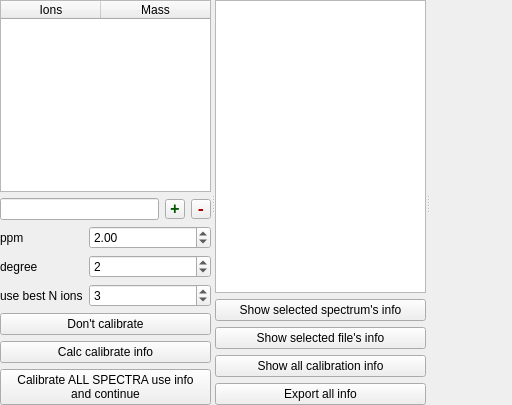
       <widget class="QWidget" name="calibrationTab">
        <attribute name="title">
         <string>Calibration</string>
        </attribute>
        <layout class="QHBoxLayout" name="horizontalLayout_5">
         <property name="leftMargin">
          <number>0</number>
         </property>
         <property name="topMargin">
          <number>0</number>
         </property>
         <property name="rightMargin">
          <number>0</number>
         </property>
         <property name="bottomMargin">
          <number>0</number>
         </property>
         <item>
          <widget class="QSplitter" name="calibrationSplitter">
           <property name="orientation">
            <enum>Qt::Horizontal</enum>
           </property>
           <widget class="QWidget" name="layoutWidget">
            <layout class="QVBoxLayout" name="verticalLayout_10">
             <item>
              <widget class="QTableWidget" name="calibrationIonsTableWidget">
               <property name="sizePolicy">
                <sizepolicy hsizetype="Preferred" vsizetype="Expanding">
                 <horstretch>0</horstretch>
                 <verstretch>0</verstretch>
                </sizepolicy>
               </property>
               <property name="editTriggers">
                <set>QAbstractItemView::NoEditTriggers</set>
               </property>
               <property name="horizontalScrollMode">
                <enum>QAbstractItemView::ScrollPerPixel</enum>
               </property>
               <attribute name="horizontalHeaderStretchLastSection">
                <bool>true</bool>
               </attribute>
               <column>
                <property name="text">
                 <string>Ions</string>
                </property>
               </column>
               <column>
                <property name="text">
                 <string>Mass</string>
                </property>
               </column>
              </widget>
             </item>
             <item>
              <layout class="QHBoxLayout" name="horizontalLayout_4">
               <item>
                <widget class="QLineEdit" name="calibrationLineEdit">
                 <property name="sizePolicy">
                  <sizepolicy hsizetype="Preferred" vsizetype="Fixed">
                   <horstretch>0</horstretch>
                   <verstretch>0</verstretch>
                  </sizepolicy>
                 </property>
                </widget>
               </item>
               <item>
                <widget class="QToolButton" name="calibrationAddIonToolButton">
                 <property name="maximumSize">
                  <size>
                   <width>20</width>
                   <height>20</height>
                  </size>
                 </property>
                 <property name="palette">
                  <palette>
                   <active>
                    <colorrole role="Text">
                     <brush brushstyle="SolidPattern">
                      <color alpha="255">
                       <red>0</red>
                       <green>0</green>
                       <blue>0</blue>
                      </color>
                     </brush>
                    </colorrole>
                    <colorrole role="ButtonText">
                     <brush brushstyle="SolidPattern">
                      <color alpha="255">
                       <red>0</red>
                       <green>85</green>
                       <blue>0</blue>
                      </color>
                     </brush>
                    </colorrole>
                   </active>
                   <inactive>
                    <colorrole role="Text">
                     <brush brushstyle="SolidPattern">
                      <color alpha="255">
                       <red>0</red>
                       <green>0</green>
                       <blue>0</blue>
                      </color>
                     </brush>
                    </colorrole>
                    <colorrole role="ButtonText">
                     <brush brushstyle="SolidPattern">
                      <color alpha="255">
                       <red>0</red>
                       <green>85</green>
                       <blue>0</blue>
                      </color>
                     </brush>
                    </colorrole>
                   </inactive>
                   <disabled>
                    <colorrole role="Text">
                     <brush brushstyle="SolidPattern">
                      <color alpha="255">
                       <red>120</red>
                       <green>120</green>
                       <blue>120</blue>
                      </color>
                     </brush>
                    </colorrole>
                    <colorrole role="ButtonText">
                     <brush brushstyle="SolidPattern">
                      <color alpha="255">
                       <red>120</red>
                       <green>120</green>
                       <blue>120</blue>
                      </color>
                     </brush>
                    </colorrole>
                   </disabled>
                  </palette>
                 </property>
                 <property name="font">
                  <font>
                   <family>Consolas</family>
                   <pointsize>12</pointsize>
                   <weight>75</weight>
                   <bold>true</bold>
                  </font>
                 </property>
                 <property name="text">
                  <string>+</string>
                 </property>
                </widget>
               </item>
               <item>
                <widget class="QToolButton" name="calibrationDelIonToolButton">
                 <property name="maximumSize">
                  <size>
                   <width>20</width>
                   <height>20</height>
                  </size>
                 </property>
                 <property name="palette">
                  <palette>
                   <active>
                    <colorrole role="ButtonText">
                     <brush brushstyle="SolidPattern">
                      <color alpha="255">
                       <red>170</red>
                       <green>0</green>
                       <blue>0</blue>
                      </color>
                     </brush>
                    </colorrole>
                   </active>
                   <inactive>
                    <colorrole role="ButtonText">
                     <brush brushstyle="SolidPattern">
                      <color alpha="255">
                       <red>170</red>
                       <green>0</green>
                       <blue>0</blue>
                      </color>
                     </brush>
                    </colorrole>
                   </inactive>
                   <disabled>
                    <colorrole role="ButtonText">
                     <brush brushstyle="SolidPattern">
                      <color alpha="255">
                       <red>120</red>
                       <green>120</green>
                       <blue>120</blue>
                      </color>
                     </brush>
                    </colorrole>
                   </disabled>
                  </palette>
                 </property>
                 <property name="font">
                  <font>
                   <family>Consolas</family>
                   <pointsize>12</pointsize>
                   <weight>75</weight>
                   <bold>true</bold>
                  </font>
                 </property>
                 <property name="text">
                  <string>-</string>
                 </property>
                </widget>
               </item>
              </layout>
             </item>
             <item>
              <layout class="QFormLayout" name="formLayout_6">
               <item row="0" column="0">
                <widget class="QLabel" name="calibrationPpmLabel">
                 <property name="text">
                  <string>ppm</string>
                 </property>
                </widget>
               </item>
               <item row="0" column="1">
                <widget class="QDoubleSpinBox" name="calibrationPpmDoubleSpinBox">
                 <property name="sizePolicy">
                  <sizepolicy hsizetype="Preferred" vsizetype="Fixed">
                   <horstretch>0</horstretch>
                   <verstretch>0</verstretch>
                  </sizepolicy>
                 </property>
                 <property name="minimum">
                  <double>0.010000000000000</double>
                 </property>
                 <property name="value">
                  <double>2.000000000000000</double>
                 </property>
                </widget>
               </item>
               <item row="1" column="0">
                <widget class="QLabel" name="calibrationDegreeLabel">
                 <property name="text">
                  <string>degree</string>
                 </property>
                </widget>
               </item>
               <item row="1" column="1">
                <widget class="QSpinBox" name="calibrationDegreeSpinBox">
                 <property name="sizePolicy">
                  <sizepolicy hsizetype="Preferred" vsizetype="Fixed">
                   <horstretch>0</horstretch>
                   <verstretch>0</verstretch>
                  </sizepolicy>
                 </property>
                 <property name="minimum">
                  <number>1</number>
                 </property>
                 <property name="maximum">
                  <number>4</number>
                 </property>
                 <property name="value">
                  <number>2</number>
                 </property>
                </widget>
               </item>
               <item row="2" column="0">
                <widget class="QLabel" name="calibrationNIonsLabel">
                 <property name="text">
                  <string>use best N ions</string>
                 </property>
                </widget>
               </item>
               <item row="2" column="1">
                <widget class="QSpinBox" name="calibrationNIonsSpinBox">
                 <property name="sizePolicy">
                  <sizepolicy hsizetype="Preferred" vsizetype="Fixed">
                   <horstretch>0</horstretch>
                   <verstretch>0</verstretch>
                  </sizepolicy>
                 </property>
                 <property name="minimum">
                  <number>1</number>
                 </property>
                 <property name="value">
                  <number>3</number>
                 </property>
                </widget>
               </item>
              </layout>
             </item>
             <item>
              <widget class="QPushButton" name="calibrationContinuePushButton">
               <property name="text">
                <string>Don't calibrate</string>
               </property>
              </widget>
             </item>
             <item>
              <widget class="QPushButton" name="calibratePushButton">
               <property name="sizePolicy">
                <sizepolicy hsizetype="Preferred" vsizetype="Fixed">
                 <horstretch>0</horstretch>
                 <verstretch>0</verstretch>
                </sizepolicy>
               </property>
               <property name="text">
                <string>Calc calibrate info</string>
               </property>
              </widget>
             </item>
             <item>
              <widget class="QPushButton" name="calibrationFinishPushButton">
               <property name="sizePolicy">
                <sizepolicy hsizetype="Preferred" vsizetype="Fixed">
                 <horstretch>0</horstretch>
                 <verstretch>0</verstretch>
                </sizepolicy>
               </property>
               <property name="text">
                <string>Calibrate ALL SPECTRA use info
and continue</string>
               </property>
              </widget>
             </item>
            </layout>
           </widget>
           <widget class="QWidget" name="layoutWidget">
            <layout class="QVBoxLayout" name="verticalLayout_11">
             <item>
              <widget class="QTableWidget" name="calibrationResultTableWidget">
               <property name="sizePolicy">
                <sizepolicy hsizetype="Preferred" vsizetype="Expanding">
                 <horstretch>0</horstretch>
                 <verstretch>0</verstretch>
                </sizepolicy>
               </property>
               <property name="editTriggers">
                <set>QAbstractItemView::NoEditTriggers</set>
               </property>
               <property name="verticalScrollMode">
                <enum>QAbstractItemView::ScrollPerPixel</enum>
               </property>
               <property name="horizontalScrollMode">
                <enum>QAbstractItemView::ScrollPerPixel</enum>
               </property>
               <attribute name="horizontalHeaderStretchLastSection">
                <bool>true</bool>
               </attribute>
              </widget>
             </item>
             <item>
              <widget class="QPushButton" name="calibrationShowSpectrumPushButton">
               <property name="text">
                <string>Show selected spectrum's info</string>
               </property>
              </widget>
             </item>
             <item>
              <widget class="QPushButton" name="calibrationShownSelectedPushButton">
               <property name="sizePolicy">
                <sizepolicy hsizetype="Preferred" vsizetype="Fixed">
                 <horstretch>0</horstretch>
                 <verstretch>0</verstretch>
                </sizepolicy>
               </property>
               <property name="text">
                <string>Show selected file's info</string>
               </property>
              </widget>
             </item>
             <item>
              <widget class="QPushButton" name="calibrationShowAllPushButton">
               <property name="sizePolicy">
                <sizepolicy hsizetype="Preferred" vsizetype="Fixed">
                 <horstretch>0</horstretch>
                 <verstretch>0</verstretch>
                </sizepolicy>
               </property>
               <property name="text">
                <string>Show all calibration info</string>
               </property>
              </widget>
             </item>
             <item>
              <widget class="QPushButton" name="calibrationInfoExportPushButton">
               <property name="sizePolicy">
                <sizepolicy hsizetype="Preferred" vsizetype="Fixed">
                 <horstretch>0</horstretch>
                 <verstretch>0</verstretch>
                </sizepolicy>
               </property>
               <property name="text">
                <string>Export all info</string>
               </property>
              </widget>
             </item>
            </layout>
           </widget>
           <widget class="QWidget" name="calibrationWidget" native="true">
            <property name="sizePolicy">
             <sizepolicy hsizetype="Expanding" vsizetype="Preferred">
              <horstretch>0</horstretch>
              <verstretch>0</verstretch>
             </sizepolicy>
            </property>
           </widget>
          </widget>
         </item>
        </layout>
       </widget>
